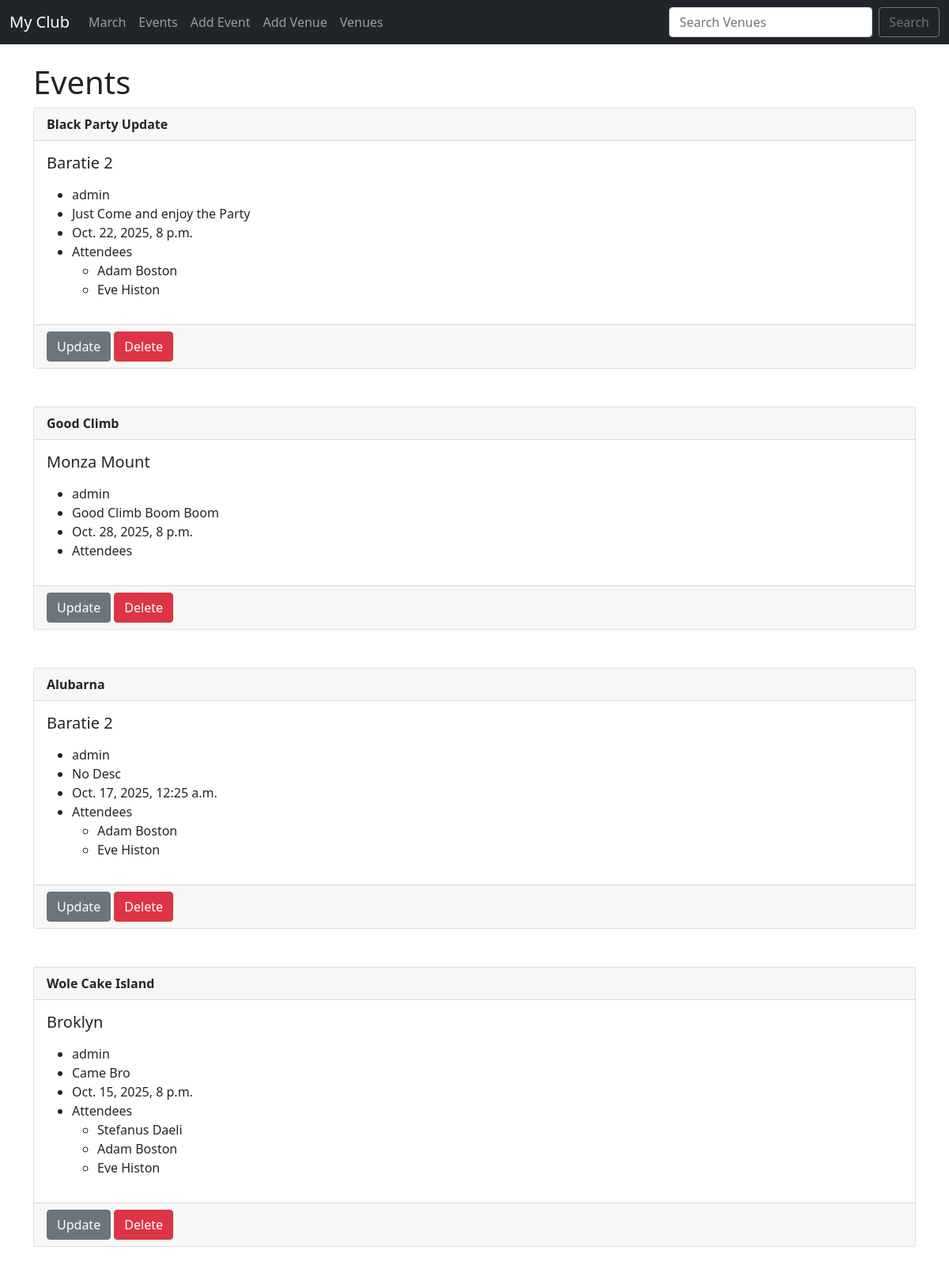
The app's page /events with its own data.
### events/models.py (models this page shows)
class Event(models.Model):
    name = models.CharField('Event Name', max_length=120)
    event_date = models.DateTimeField('Event Date')
    venue = models.ForeignKey(Venue, blank=True, null=True, on_delete=models.CASCADE)
    manager = models.ForeignKey(User, blank=True, null=True, on_delete=models.SET_NULL)
    description = models.TextField(blank=True)
    attendees = models.ManyToManyField(MuClubUser, blank=True)
    def __str__(self):
        return self.name

class Venue(models.Model):
    name = models.CharField('Venue Name', max_length=120)
    address = models.CharField(max_length=300)
    zip_code = models.CharField('Zip Code', max_length=12)
    phone = models.CharField('Contact Phone', max_length=20, blank=True)
    web = models.URLField('Website Address', blank=True)
    email_address = models.EmailField('Email Address', blank=True)
    def __str__(self):
        return self.name

class MuClubUser(models.Model):
    first_name = models.CharField('First Name', max_length=60)
    last_name = models.CharField('Last Name', max_length=60)
    email = models.EmailField('User Email')
    def __str__(self):
        return self.first_name + ' ' + self.last_name

### events/views.py (the view)
# urls.py: path('events', views.all_events, name='list-events'),
def all_events(request):
    event_list = Event.objects.all()
    return render(request, 'events/event_list.html',
                    {'event_list': event_list})

### templates/events/event_list.html
{% extends 'events/base.html' %}
{% block content %}
<h1>Events</h1>
{% for event in event_list %}
<div class="card">
    <div class="card-header">
        <strong>{{event}}</strong>
    </div>
    <div class="card-body">
        <h5 class="card-title">{{event.venue}}</h5>
        <p class="card-text">
        <ul>
            <li>{{event.manager}}</li>
            <li>{{event.description}}</li>
            <li>{{event.event_date}}</li>
            <li>
                Attendees
                {% for user in event.attendees.all %}
                <ul>
                    <li>{{user}}</li>
                </ul>
                {% endfor %}
            </li>
        </ul>
        </p>
    </div>
    <div class="card-footer text-muted">
        <a href="{% url 'update-event' event.id %}"><button class="btn btn-secondary">Update</button></a>
        <a href="{% url 'delete-event' event.id %}"><button class="btn btn-danger">Delete</button></a>
    </div>
</div>
<br>
<br>
{% endfor %}
{% endblock %}

### records on screen
Event: name "Black Party Update", venue "Baratie 2", manager "admin", description "Just Come and enjoy the Party", event_date "Oct. 22, 2025, 8 p.m."
MuClubUser: first_name+last_name "Adam Boston"
MuClubUser: first_name+last_name "Eve Histon"
Event: name "Good Climb", venue "Monza Mount", manager "admin", description "Good Climb Boom Boom", event_date "Oct. 28, 2025, 8 p.m."
Event: name "Alubarna", venue "Baratie 2", manager "admin", description "No Desc", event_date "Oct. 17, 2025, 12:25 a.m."
Event: name "Wole Cake Island", venue "Broklyn", manager "admin", description "Came Bro", event_date "Oct. 15, 2025, 8 p.m."
MuClubUser: first_name+last_name "Stefanus Daeli"
